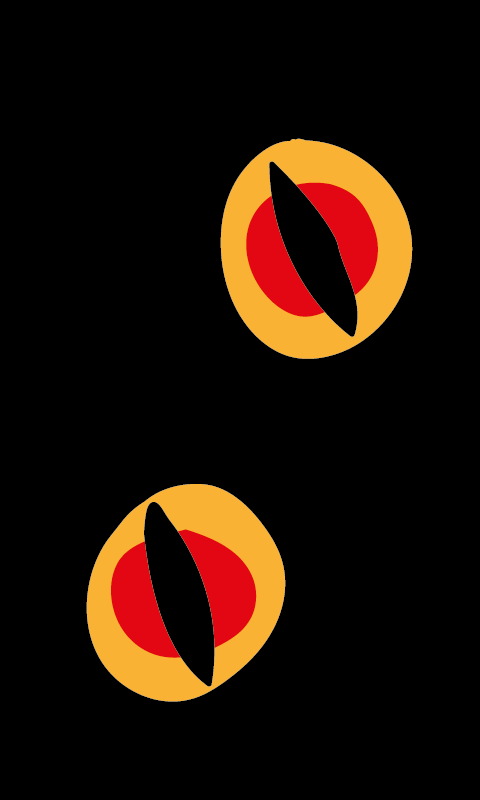

A level layout from a 2D game, rendered from its tile map. Below: a short description, then the map file with tile-grid data replaced by summaries:
An orthogonal 60x100 tile map with 8x8 px tiles, 1 tile layer (Tile Layer 1) and 128 objects.

<map version="1.4" tiledversion="1.4.3" orientation="orthogonal" renderorder="left-down" width="60" height="100" tilewidth="8" tileheight="8" infinite="0" nextlayerid="4" nextobjectid="131">
 <tileset firstgid="1" name="butterfly" tilewidth="8" tileheight="8" tilecount="13200" columns="60">
  <image source="butterfly.png" width="480" height="1760" />
 </tileset>
 <objectgroup id="2" name="PiirtoPisteet" visible="0">
  <object id="1" x="303.68" y="360.503">
   <point />
  </object>
  <object id="2" x="312.995" y="360.503">
   <point />
  </object>
  <object id="3" x="324.173" y="359.571">
   <point />
  </object>
  <object id="4" x="331.626" y="356.777">
   <point />
  </object>
  <object id="5" x="340.009" y="355.845">
   <point />
  </object>
  <object id="6" x="347.462" y="351.188">
   <point />
  </object>
  <object id="7" x="356.777" y="347.462">
   <point />
  </object>
  <object id="8" x="364.229" y="340.009">
   <point />
  </object>
  <object id="9" x="374.476" y="332.557">
   <point />
  </object>
  <object id="10" x="383.791" y="323.242">
   <point />
  </object>
  <object id="11" x="394.038" y="313.926">
   <point />
  </object>
  <object id="12" x="397.764" y="305.543">
   <point />
  </object>
  <object id="13" x="402.422" y="293.433">
   <point />
  </object>
  <object id="14" x="407.08" y="284.117">
   <point />
  </object>
  <object id="15" x="410.806" y="271.076">
   <point />
  </object>
  <object id="16" x="410.806" y="259.898">
   <point />
  </object>
  <object id="17" x="409.874" y="246.856">
   <point />
  </object>
  <object id="18" x="408.943" y="239.404">
   <point />
  </object>
  <object id="19" x="406.148" y="229.157">
   <point />
  </object>
  <object id="20" x="402.422" y="216.116">
   <point />
  </object>
  <object id="21" x="398.696" y="208.663">
   <point />
  </object>
  <object id="22" x="392.175" y="198.416">
   <point />
  </object>
  <object id="23" x="386.586" y="191.896">
   <point />
  </object>
  <object id="24" x="380.065" y="183.512">
   <point />
  </object>
  <object id="25" x="372.613" y="174.197">
   <point />
  </object>
  <object id="26" x="366.092" y="169.539">
   <point />
  </object>
  <object id="27" x="359.571" y="164.881">
   <point />
  </object>
  <object id="28" x="349.325" y="156.497">
   <point />
  </object>
  <object id="29" x="341.872" y="152.771">
   <point />
  </object>
  <object id="30" x="334.42" y="149.977">
   <point />
  </object>
  <object id="31" x="323.242" y="144.388">
   <point />
  </object>
  <object id="32" x="310.2" y="142.524">
   <point />
  </object>
  <object id="33" x="302.748" y="140.661">
   <point />
  </object>
  <object id="34" x="292.501" y="140.661">
   <point />
  </object>
  <object id="35" x="276.665" y="141.593">
   <point />
  </object>
  <object id="36" x="269.213" y="147.182">
   <point />
  </object>
  <object id="37" x="258.034" y="153.703">
   <point />
  </object>
  <object id="38" x="252.445" y="159.292">
   <point />
  </object>
  <object id="39" x="242.198" y="169.539">
   <point />
  </object>
  <object id="40" x="234.746" y="183.512">
   <point />
  </object>
  <object id="41" x="228.225" y="191.896">
   <point />
  </object>
  <object id="42" x="225.431" y="205.869">
   <point />
  </object>
  <object id="43" x="223.568" y="217.979">
   <point />
  </object>
  <object id="44" x="220.773" y="233.815">
   <point />
  </object>
  <object id="45" x="218.91" y="247.788">
   <point />
  </object>
  <object id="46" x="221.705" y="261.761">
   <point />
  </object>
  <object id="47" x="220.773" y="271.076">
   <point />
  </object>
  <object id="48" x="226.362" y="293.433">
   <point />
  </object>
  <object id="49" x="230.088" y="309.269">
   <point />
  </object>
  <object id="50" x="235.678" y="313.926">
   <point />
  </object>
  <object id="51" x="245.925" y="326.036">
   <point />
  </object>
  <object id="52" x="252.445" y="337.215">
   <point />
  </object>
  <object id="53" x="261.761" y="345.599">
   <point />
  </object>
  <object id="54" x="274.802" y="353.982">
   <point />
  </object>
  <object id="55" x="288.775" y="361.435">
   <point />
  </object>
  <object id="56" x="297.159" y="362.366">
   <point />
  </object>
  <object id="57" x="144.388" y="499.301">
   <point />
  </object>
  <object id="58" x="135.072" y="511.411">
   <point />
  </object>
  <object id="59" x="140.661" y="503.959">
   <point />
  </object>
  <object id="60" x="124.825" y="517">
   <point />
  </object>
  <object id="61" x="122.031" y="524.453">
   <point />
  </object>
  <object id="62" x="114.578" y="534.7">
   <point />
  </object>
  <object id="63" x="108.989" y="539.357">
   <point />
  </object>
  <object id="64" x="102.469" y="550.536">
   <point />
  </object>
  <object id="65" x="98.7424" y="560.782">
   <point />
  </object>
  <object id="66" x="93.1532" y="572.892">
   <point />
  </object>
  <object id="67" x="91.2902" y="580.345">
   <point />
  </object>
  <object id="68" x="88.4956" y="593.386">
   <point />
  </object>
  <object id="69" x="84.7694" y="608.291">
   <point />
  </object>
  <object id="70" x="86.6325" y="619.469">
   <point />
  </object>
  <object id="71" x="87.564" y="632.51">
   <point />
  </object>
  <object id="72" x="91.2902" y="645.552">
   <point />
  </object>
  <object id="73" x="94.0848" y="653.004">
   <point />
  </object>
  <object id="74" x="97.8109" y="657.662">
   <point />
  </object>
  <object id="75" x="104.332" y="670.703">
   <point />
  </object>
  <object id="76" x="110.852" y="680.019">
   <point />
  </object>
  <object id="77" x="116.442" y="688.402">
   <point />
  </object>
  <object id="78" x="126.688" y="693.06">
   <point />
  </object>
  <object id="79" x="135.072" y="695.855">
   <point />
  </object>
  <object id="80" x="146.251" y="697.718">
   <point />
  </object>
  <object id="81" x="154.634" y="702.375">
   <point />
  </object>
  <object id="82" x="167.676" y="702.375">
   <point />
  </object>
  <object id="83" x="176.991" y="704.238">
   <point />
  </object>
  <object id="84" x="185.375" y="704.238">
   <point />
  </object>
  <object id="85" x="197.485" y="701.444">
   <point />
  </object>
  <object id="86" x="210.526" y="694.923">
   <point />
  </object>
  <object id="87" x="220.773" y="687.471">
   <point />
  </object>
  <object id="88" x="230.088" y="680.95">
   <point />
  </object>
  <object id="89" x="236.609" y="674.429">
   <point />
  </object>
  <object id="90" x="244.993" y="669.772">
   <point />
  </object>
  <object id="91" x="253.377" y="664.183">
   <point />
  </object>
  <object id="92" x="258.966" y="653.936">
   <point />
  </object>
  <object id="93" x="269.213" y="643.689">
   <point />
  </object>
  <object id="94" x="274.802" y="632.51">
   <point />
  </object>
  <object id="95" x="279.46" y="620.401">
   <point />
  </object>
  <object id="96" x="282.254" y="608.291">
   <point />
  </object>
  <object id="97" x="283.186" y="589.66">
   <point />
  </object>
  <object id="98" x="283.186" y="577.55">
   <point />
  </object>
  <object id="99" x="282.254" y="558.919">
   <point />
  </object>
  <object id="100" x="276.665" y="547.741">
   <point />
  </object>
  <object id="101" x="271.076" y="537.494">
   <point />
  </object>
  <object id="102" x="262.692" y="524.453">
   <point />
  </object>
  <object id="103" x="255.24" y="517.932">
   <point />
  </object>
  <object id="104" x="248.719" y="510.48">
   <point />
  </object>
  <object id="105" x="244.061" y="505.822">
   <point />
  </object>
  <object id="106" x="237.541" y="501.164">
   <point />
  </object>
  </objectgroup>
 <objectgroup id="3" name="VoittoPisteet">
  <!-- 12 objects omitted --></objectgroup>
 <layer id="1" name="Tile Layer 1" width="60" height="100">
  <data>[6000 cells, 6000 non-empty, 6000 distinct tile ids]</data>
 </layer>
</map>
<!-- 22 of 128 objects omitted -->
